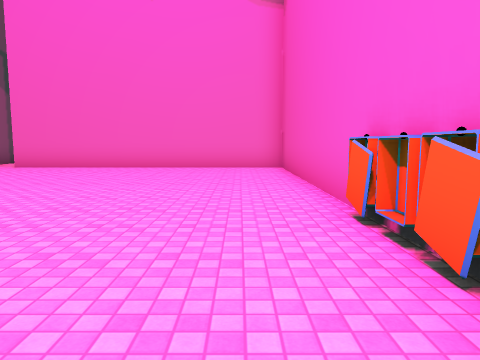
view 1 (above)

13 first-person views from a walk through a scene from a Unity 3-D project. The camera is 1.4 m above the floor, tilts 6° down and sees 70° across. The floor is counted in squares, 2 m on a side. Each view is taken from the middle of a square. On the plan, view 1 faces up. The plan holds only what a view shows up to about 11 squares ahead; the rest is blank. The place goes on beyond the plan. The player is left out. Some surface patterns are stand-ins.

view 2
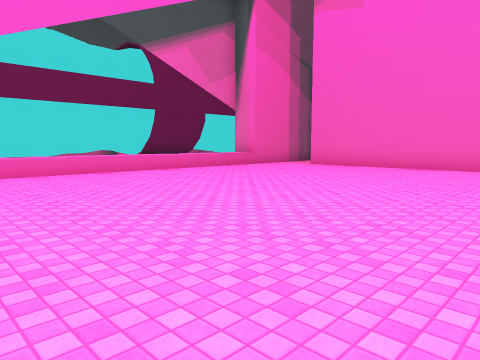

view 3
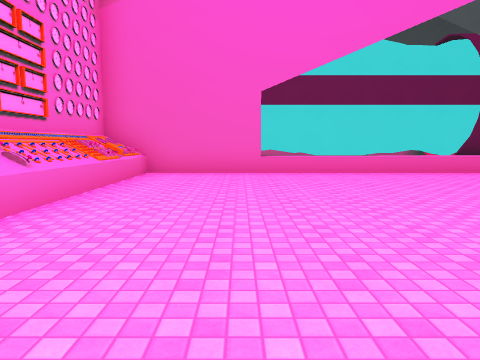

view 4
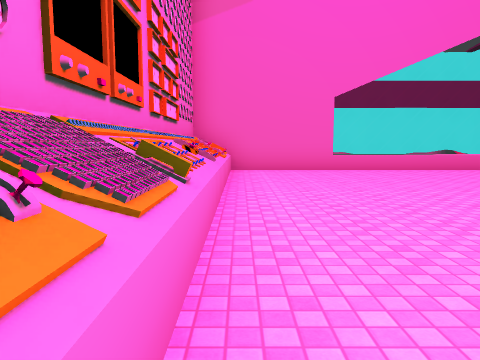

view 5
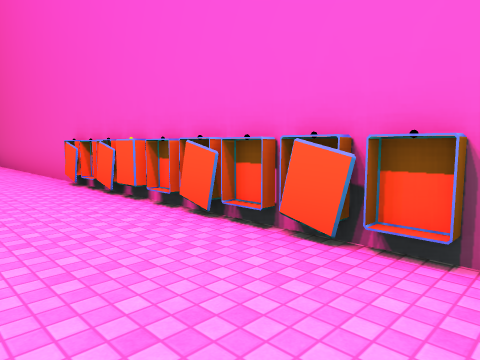

view 6
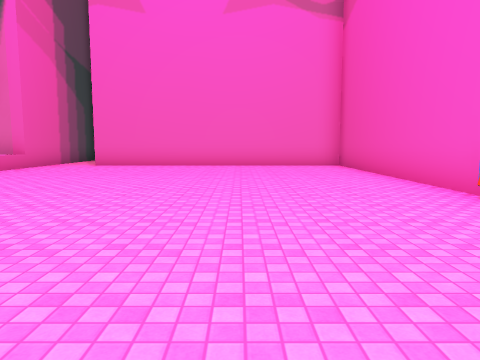

view 7
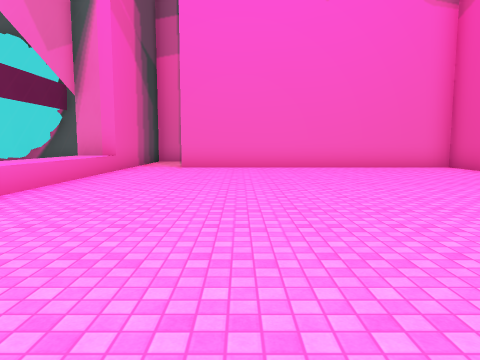

view 8
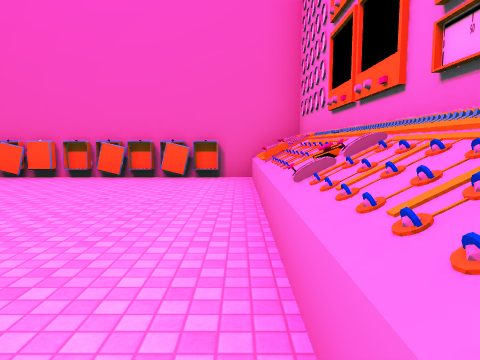

view 9
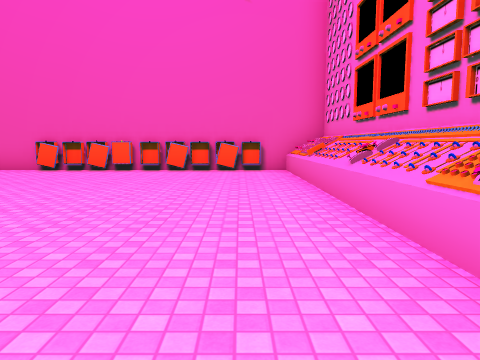

view 10
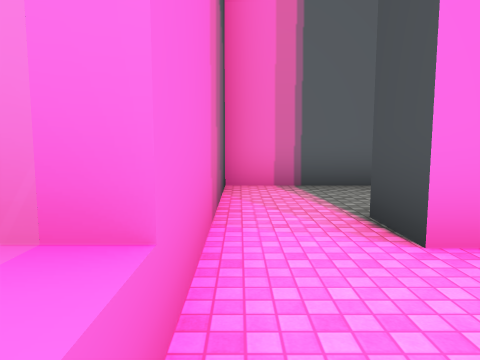

view 11
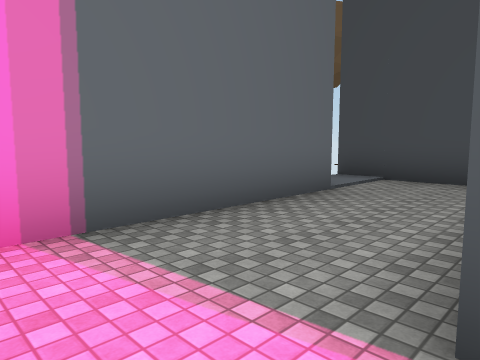

view 12
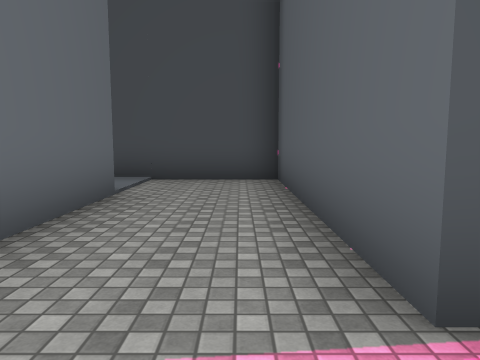

view 13
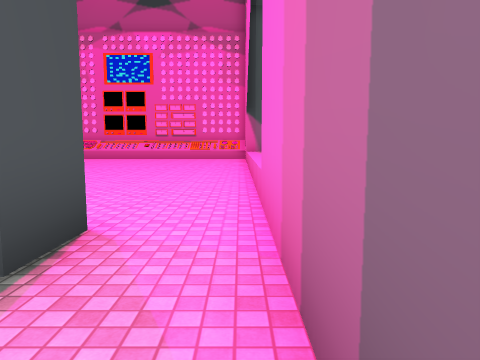

### Floor plan
Ten units are one square. View 1 is at (0, 0); x grows to the right and y downward. Boxes are objects, and circles mark ways between rooms. Rooms are numbered by the first view taken in them; rooms with no view inside come last. Other rooms are left out.
<svg viewBox="-97 -153 117 199">
<path fill="none" stroke="#000" d="M13 -34 13 -103 -68 -103M-81 -90 -92 -90M-37 32 -37 41M-12 32 -12 38 -12 32M-56 32 -56 41M-60 32 -60 39M-49 36 -37 36M-10 36 -9 36M-62 32 -62 39M-47 37 -45 35M-46 38 -43 33M-47 38 -45 35M-47 38 -46 33M-45 39 -44 34M-10 38 -9 38M-51 38 -49 36 -38 40 -38 32M-51 38 -41 38 -40 34M-67 32 -67 40 -3 40 -3 34M-65 33 -65 39M-57 37 -54 33M1 36 6 36M-53 39 -52 33M-82 -105 -82 41M2 41 2 32M-82 33 8 33M13 41 13 24M-31 -137 -82 -137 -82 -105M-68 -103 -68 -112 -12 -112 -12 -148"/>
<rect x="5" y="15" width="10" height="10" fill="#bbb"><title>other object</title></rect>
<rect x="5" y="5" width="10" height="10" fill="#bbb"><title>other object</title></rect>
<rect x="5" y="-5" width="10" height="10" fill="#bbb"><title>other object</title></rect>
<rect x="5" y="-15" width="10" height="10" fill="#bbb"><title>other object</title></rect>
<rect x="5" y="-25" width="10" height="10" fill="#bbb"><title>other object</title></rect>
<rect x="5" y="-35" width="10" height="10" fill="#bbb"><title>other object</title></rect>
<circle cx="-75" cy="-110" r="3" fill="#2a7"/>
<text x="-30" y="-40">1</text>
<text x="-50" y="-130">2</text>
</svg>
Room 1 opens to room 2.

Where each view was taken, in squares from view 1:
view 1: 0 up, 0 right, facing up
view 2: 0 up, 0 right, facing up-left
view 3: 1 down, 0 right, facing left
view 4: 3 down, 1 right, facing left
view 5: 3 down, 1 left, facing up-right
view 6: 1 down, 2 left, facing up
view 7: 0 up, 5 left, facing up
view 8: 3 down, 6 left, facing right
view 9: 2 down, 8 left, facing right
view 10: 8 up, 8 left, facing up
view 11: 11 up, 8 left, facing up-right
view 12: 12 up, 8 left, facing right
view 13: 13 up, 8 left, facing down
